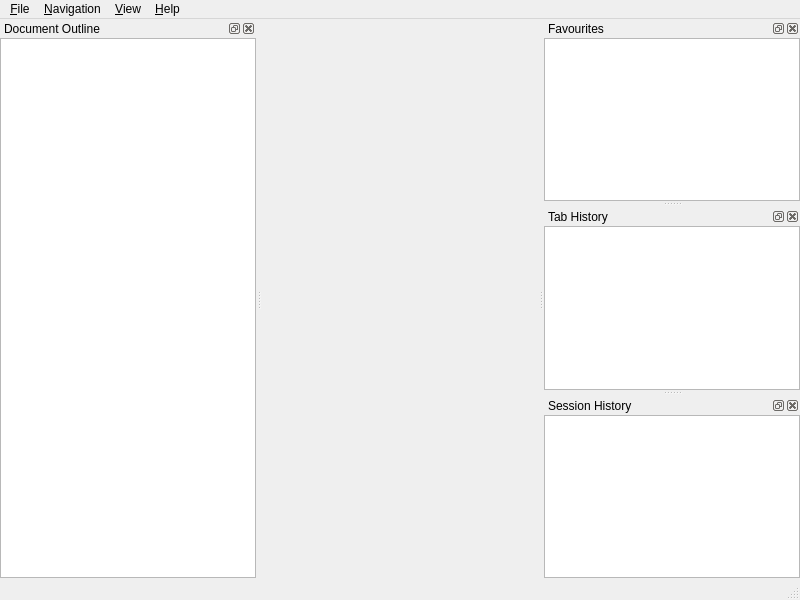
<?xml version="1.0" encoding="UTF-8"?>
<ui version="4.0">
 <class>MainWindow</class>
 <widget class="QMainWindow" name="MainWindow">
  <property name="geometry">
   <rect>
    <x>0</x>
    <y>0</y>
    <width>800</width>
    <height>600</height>
   </rect>
  </property>
  <property name="windowTitle">
   <string>Kristall Browser</string>
  </property>
  <property name="windowIcon">
   <iconset resource="icons.qrc">
    <normaloff>:/icons/kristall.svg</normaloff>:/icons/kristall.svg</iconset>
  </property>
  <property name="tabShape">
   <enum>QTabWidget::Rounded</enum>
  </property>
  <widget class="QWidget" name="centralwidget">
   <layout class="QVBoxLayout" name="verticalLayout">
    <property name="leftMargin">
     <number>0</number>
    </property>
    <property name="topMargin">
     <number>0</number>
    </property>
    <property name="rightMargin">
     <number>0</number>
    </property>
    <property name="bottomMargin">
     <number>0</number>
    </property>
    <item>
     <widget class="BrowserTabWidget" name="browser_tabs">
      <property name="currentIndex">
       <number>-1</number>
      </property>
      <property name="documentMode">
       <bool>true</bool>
      </property>
      <property name="tabsClosable">
       <bool>true</bool>
      </property>
      <property name="movable">
       <bool>true</bool>
      </property>
      <property name="tabBarAutoHide">
       <bool>true</bool>
      </property>
     </widget>
    </item>
   </layout>
  </widget>
  <widget class="QStatusBar" name="statusBar"/>
  <widget class="QDockWidget" name="outline_window">
   <property name="windowIcon">
    <iconset theme="table-of-contents">
     <normaloff>.</normaloff>.</iconset>
   </property>
   <property name="windowTitle">
    <string>Document Outline</string>
   </property>
   <property name="_shortcut" stdset="0">
    <string>Ctrl+M</string>
   </property>
   <attribute name="dockWidgetArea">
    <number>1</number>
   </attribute>
   <widget class="QWidget" name="dockWidgetContents">
    <layout class="QVBoxLayout" name="verticalLayout_2">
     <property name="leftMargin">
      <number>0</number>
     </property>
     <property name="topMargin">
      <number>0</number>
     </property>
     <property name="rightMargin">
      <number>0</number>
     </property>
     <property name="bottomMargin">
      <number>0</number>
     </property>
     <item>
      <widget class="QTreeView" name="outline_view">
       <property name="autoExpandDelay">
        <number>0</number>
       </property>
       <attribute name="headerVisible">
        <bool>false</bool>
       </attribute>
      </widget>
     </item>
    </layout>
   </widget>
  </widget>
  <widget class="QDockWidget" name="bookmarks_window">
   <property name="windowIcon">
    <iconset theme="bookmarks">
     <normaloff>.</normaloff>.</iconset>
   </property>
   <property name="windowTitle">
    <string>Favourites</string>
   </property>
   <property name="_shortcut" stdset="0">
    <string>Ctrl+B</string>
   </property>
   <attribute name="dockWidgetArea">
    <number>2</number>
   </attribute>
   <widget class="QWidget" name="dockWidgetContents_2">
    <layout class="QVBoxLayout" name="verticalLayout_3">
     <property name="leftMargin">
      <number>0</number>
     </property>
     <property name="topMargin">
      <number>0</number>
     </property>
     <property name="rightMargin">
      <number>0</number>
     </property>
     <property name="bottomMargin">
      <number>0</number>
     </property>
     <item>
      <widget class="QTreeView" name="favourites_view">
       <property name="dragDropMode">
        <enum>QAbstractItemView::InternalMove</enum>
       </property>
       <property name="defaultDropAction">
        <enum>Qt::MoveAction</enum>
       </property>
       <attribute name="headerVisible">
        <bool>false</bool>
       </attribute>
      </widget>
     </item>
    </layout>
   </widget>
  </widget>
  <widget class="QDockWidget" name="history_window">
   <property name="windowIcon">
    <iconset theme="history">
     <normaloff>.</normaloff>.</iconset>
   </property>
   <property name="windowTitle">
    <string>Tab History</string>
   </property>
   <property name="_shortcut" stdset="0">
    <string>Ctrl+H</string>
   </property>
   <attribute name="dockWidgetArea">
    <number>2</number>
   </attribute>
   <widget class="QWidget" name="dockWidgetContents_3">
    <layout class="QVBoxLayout" name="verticalLayout_4">
     <property name="leftMargin">
      <number>0</number>
     </property>
     <property name="topMargin">
      <number>0</number>
     </property>
     <property name="rightMargin">
      <number>0</number>
     </property>
     <property name="bottomMargin">
      <number>0</number>
     </property>
     <item>
      <widget class="QListView" name="history_view"/>
     </item>
    </layout>
   </widget>
  </widget>
  <widget class="QDockWidget" name="session_history_window">
   <property name="windowIcon">
    <iconset theme="history">
     <normaloff>.</normaloff>.</iconset>
   </property>
   <property name="windowTitle">
    <string>Session History</string>
   </property>
   <property name="_shortcut" stdset="0">
    <string>Ctrl+Shift+H</string>
   </property>
   <attribute name="dockWidgetArea">
    <number>2</number>
   </attribute>
   <widget class="QWidget" name="dockWidgetContents_4">
    <layout class="QVBoxLayout" name="verticalLayout_5">
     <property name="leftMargin">
      <number>0</number>
     </property>
     <property name="topMargin">
      <number>0</number>
     </property>
     <property name="rightMargin">
      <number>0</number>
     </property>
     <property name="bottomMargin">
      <number>0</number>
     </property>
     <item>
      <widget class="QListView" name="session_history_view"/>
     </item>
    </layout>
   </widget>
  </widget>
  <widget class="QMenuBar" name="menuBar">
   <property name="geometry">
    <rect>
     <x>0</x>
     <y>0</y>
     <width>800</width>
     <height>20</height>
    </rect>
   </property>
   <widget class="QMenu" name="menuFile">
    <property name="title">
     <string>&amp;File</string>
    </property>
    <addaction name="actionNew_Tab"/>
    <addaction name="actionNew_window"/>
    <addaction name="separator"/>
    <addaction name="actionSave_as"/>
    <addaction name="actionClose_Tab"/>
    <addaction name="separator"/>
    <addaction name="actionManage_Certificates"/>
    <addaction name="actionSettings"/>
    <addaction name="separator"/>
    <addaction name="actionClose_Window"/>
    <addaction name="actionQuit"/>
   </widget>
   <widget class="QMenu" name="menuHelp">
    <property name="title">
     <string>&amp;Help</string>
    </property>
    <addaction name="actionHelp"/>
    <addaction name="actionChangelog"/>
    <addaction name="separator"/>
    <addaction name="actionAbout"/>
    <addaction name="actionAbout_Qt"/>
   </widget>
   <widget class="QMenu" name="menuView">
    <property name="title">
     <string>&amp;View</string>
    </property>
    <addaction name="actionShow_document_source"/>
    <addaction name="separator"/>
   </widget>
   <widget class="QMenu" name="menuNavigation">
    <property name="title">
     <string>&amp;Navigation</string>
    </property>
    <addaction name="actionGo_to_home"/>
    <addaction name="actionBackward"/>
    <addaction name="actionForward"/>
    <addaction name="actionRoot"/>
    <addaction name="actionParent"/>
    <addaction name="separator"/>
    <addaction name="actionRefresh"/>
    <addaction name="separator"/>
    <addaction name="actionAdd_to_favourites"/>
   </widget>
   <addaction name="menuFile"/>
   <addaction name="menuNavigation"/>
   <addaction name="menuView"/>
   <addaction name="menuHelp"/>
  </widget>
  <action name="actionAbout">
   <property name="icon">
    <iconset theme="help-about">
     <normaloff>.</normaloff>.</iconset>
   </property>
   <property name="text">
    <string>&amp;About...</string>
   </property>
  </action>
  <action name="actionQuit">
   <property name="icon">
    <iconset theme="application-exit">
     <normaloff>.</normaloff>.</iconset>
   </property>
   <property name="text">
    <string>&amp;Quit</string>
   </property>
   <property name="shortcut">
    <string>Ctrl+Q</string>
   </property>
  </action>
  <action name="actionNew_Tab">
   <property name="text">
    <string>New &amp;Tab</string>
   </property>
   <property name="shortcut">
    <string>Ctrl+T</string>
   </property>
  </action>
  <action name="actionClose_Tab">
   <property name="icon">
    <iconset theme="window-close">
     <normaloff>.</normaloff>.</iconset>
   </property>
   <property name="text">
    <string>&amp;Close Tab</string>
   </property>
   <property name="shortcut">
    <string>Ctrl+W</string>
   </property>
  </action>
  <action name="actionSettings">
   <property name="icon">
    <iconset theme="settings">
     <normaloff>.</normaloff>.</iconset>
   </property>
   <property name="text">
    <string>&amp;Settings</string>
   </property>
   <property name="shortcut">
    <string>Ctrl+,</string>
   </property>
  </action>
  <action name="actionBackward">
   <property name="icon">
    <iconset theme="go-previous">
     <normaloff>.</normaloff>.</iconset>
   </property>
   <property name="text">
    <string>&amp;Back</string>
   </property>
   <property name="toolTip">
    <string>Back</string>
   </property>
   <property name="shortcut">
    <string>Alt+Left</string>
   </property>
  </action>
  <action name="actionForward">
   <property name="icon">
    <iconset theme="go-next">
     <normaloff>.</normaloff>.</iconset>
   </property>
   <property name="text">
    <string>For&amp;ward</string>
   </property>
   <property name="toolTip">
    <string>Forward</string>
   </property>
   <property name="shortcut">
    <string>Alt+Right</string>
   </property>
  </action>
  <action name="actionRoot">
   <property name="icon">
    <iconset theme="go-top">
     <normaloff>.</normaloff>.</iconset>
   </property>
   <property name="text">
    <string>R&amp;oot</string>
   </property>
   <property name="toolTip">
    <string>Go to the root directory (/)</string>
   </property>
   <property name="shortcut">
    <string>Alt+/</string>
   </property>
  </action>
  <action name="actionParent">
   <property name="icon">
    <iconset theme="go-up">
     <normaloff>.</normaloff>.</iconset>
   </property>
   <property name="text">
    <string>&amp;Parent</string>
   </property>
   <property name="toolTip">
    <string>Go to the parent directory</string>
   </property>
   <property name="shortcut">
    <string>Alt+Up</string>
   </property>
  </action>
  <action name="actionRefresh">
   <property name="icon">
    <iconset theme="view-refresh">
     <normaloff>.</normaloff>.</iconset>
   </property>
   <property name="text">
    <string>&amp;Refresh</string>
   </property>
   <property name="shortcut">
    <string>F5</string>
   </property>
  </action>
  <action name="actionAbout_Qt">
   <property name="icon">
    <iconset resource="icons.qrc">
     <normaloff>:/icons/common/qt.svg</normaloff>:/icons/common/qt.svg</iconset>
   </property>
   <property name="text">
    <string>About &amp;Qt...</string>
   </property>
  </action>
  <action name="actionSave_as">
   <property name="icon">
    <iconset theme="document-save-as">
     <normaloff>.</normaloff>.</iconset>
   </property>
   <property name="text">
    <string>&amp;Save as...</string>
   </property>
   <property name="shortcut">
    <string>Ctrl+S</string>
   </property>
  </action>
  <action name="actionAdd_to_favourites">
   <property name="checkable">
    <bool>true</bool>
   </property>
   <property name="icon">
    <iconset resource="icons.qrc">
     <normaloff>:/icons/light/actions/favourite-on.svg</normaloff>:/icons/light/actions/favourite-on.svg</iconset>
   </property>
   <property name="text">
    <string>Add to &amp;favourites</string>
   </property>
   <property name="shortcut">
    <string>Ctrl+D</string>
   </property>
  </action>
  <action name="actionGo_to_home">
   <property name="icon">
    <iconset theme="go-home">
     <normaloff>.</normaloff>.</iconset>
   </property>
   <property name="text">
    <string>Go to &amp;home</string>
   </property>
   <property name="shortcut">
    <string>Alt+Home</string>
   </property>
  </action>
  <action name="actionHelp">
   <property name="icon">
    <iconset theme="help">
     <normaloff>.</normaloff>.</iconset>
   </property>
   <property name="text">
    <string>&amp;Help</string>
   </property>
   <property name="shortcut">
    <string>F1</string>
   </property>
  </action>
  <action name="actionChangelog">
   <property name="icon">
    <iconset theme="changelog">
     <normaloff>.</normaloff>.</iconset>
   </property>
   <property name="text">
    <string>Change&amp;log</string>
   </property>
  </action>
  <action name="actionManage_Certificates">
   <property name="icon">
    <iconset theme="view-certificate">
     <normaloff>.</normaloff>.</iconset>
   </property>
   <property name="text">
    <string>&amp;Manage Certificates…</string>
   </property>
  </action>
  <action name="actionShow_document_source">
   <property name="text">
    <string>View document &amp;source</string>
   </property>
   <property name="shortcut">
    <string>Ctrl+U</string>
   </property>
  </action>
  <action name="actionNew_window">
   <property name="text">
    <string>New &amp;window</string>
   </property>
   <property name="toolTip">
    <string>Opens a new window</string>
   </property>
   <property name="shortcut">
    <string>Ctrl+N</string>
   </property>
  </action>
  <action name="actionClose_Window">
   <property name="text">
    <string>Close Win&amp;dow</string>
   </property>
   <property name="shortcut">
    <string>Alt+F4</string>
   </property>
  </action>
 </widget>
 <customwidgets>
  <customwidget>
   <class>BrowserTabWidget</class>
   <extends>QTabWidget</extends>
   <header>widgets/browsertabwidget.hpp</header>
   <container>1</container>
  </customwidget>
 </customwidgets>
 <resources>
  <include location="icons.qrc"/>
 </resources>
 <connections/>
</ui>
